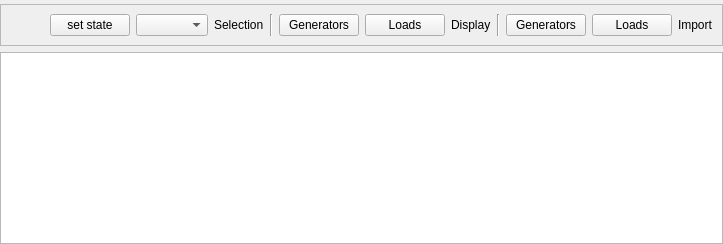
          <widget class="QWidget" name="tab_3">
           <attribute name="title">
            <string>Time series / Data source</string>
           </attribute>
           <layout class="QVBoxLayout" name="verticalLayout_2" stretch="5">
            <property name="leftMargin">
             <number>0</number>
            </property>
            <property name="topMargin">
             <number>4</number>
            </property>
            <property name="rightMargin">
             <number>0</number>
            </property>
            <property name="bottomMargin">
             <number>0</number>
            </property>
            <item>
             <widget class="QFrame" name="frame_3">
              <property name="frameShape">
               <enum>QFrame::NoFrame</enum>
              </property>
              <property name="frameShadow">
               <enum>QFrame::Plain</enum>
              </property>
              <layout class="QVBoxLayout" name="verticalLayout_5">
               <property name="margin">
                <number>0</number>
               </property>
               <item>
                <widget class="QFrame" name="frame">
                 <property name="frameShape">
                  <enum>QFrame::StyledPanel</enum>
                 </property>
                 <property name="frameShadow">
                  <enum>QFrame::Raised</enum>
                 </property>
                 <layout class="QHBoxLayout" name="horizontalLayout">
                  <item>
                   <spacer name="horizontalSpacer">
                    <property name="orientation">
                     <enum>Qt::Horizontal</enum>
                    </property>
                    <property name="sizeHint" stdset="0">
                     <size>
                      <width>40</width>
                      <height>20</height>
                     </size>
                    </property>
                   </spacer>
                  </item>
                  <item>
                   <widget class="QPushButton" name="set_profile_state_button">
                    <property name="text">
                     <string>set state</string>
                    </property>
                   </widget>
                  </item>
                  <item>
                   <widget class="QComboBox" name="profile_time_selection_comboBox"/>
                  </item>
                  <item>
                   <widget class="QLabel" name="label_10">
                    <property name="text">
                     <string>Selection</string>
                    </property>
                   </widget>
                  </item>
                  <item>
                   <widget class="Line" name="line_7">
                    <property name="orientation">
                     <enum>Qt::Vertical</enum>
                    </property>
                   </widget>
                  </item>
                  <item>
                   <widget class="QPushButton" name="visualizeGenButton">
                    <property name="text">
                     <string>Generators</string>
                    </property>
                   </widget>
                  </item>
                  <item>
                   <widget class="QPushButton" name="visualizeLoadsButton">
                    <property name="sizePolicy">
                     <sizepolicy hsizetype="Minimum" vsizetype="Fixed">
                      <horstretch>0</horstretch>
                      <verstretch>0</verstretch>
                     </sizepolicy>
                    </property>
                    <property name="text">
                     <string>Loads</string>
                    </property>
                   </widget>
                  </item>
                  <item>
                   <widget class="QLabel" name="label_9">
                    <property name="text">
                     <string>Display</string>
                    </property>
                   </widget>
                  </item>
                  <item>
                   <widget class="Line" name="line_3">
                    <property name="orientation">
                     <enum>Qt::Vertical</enum>
                    </property>
                   </widget>
                  </item>
                  <item>
                   <widget class="QPushButton" name="importGenButton">
                    <property name="text">
                     <string>Generators</string>
                    </property>
                   </widget>
                  </item>
                  <item>
                   <widget class="QPushButton" name="importLoadButton">
                    <property name="text">
                     <string>Loads</string>
                    </property>
                    <property name="flat">
                     <bool>false</bool>
                    </property>
                   </widget>
                  </item>
                  <item>
                   <widget class="QLabel" name="label_8">
                    <property name="text">
                     <string>Import</string>
                    </property>
                   </widget>
                  </item>
                 </layout>
                </widget>
               </item>
               <item>
                <widget class="QTableView" name="tableView">
                 <property name="layoutDirection">
                  <enum>Qt::LeftToRight</enum>
                 </property>
                </widget>
               </item>
              </layout>
             </widget>
            </item>
           </layout>
          </widget>
